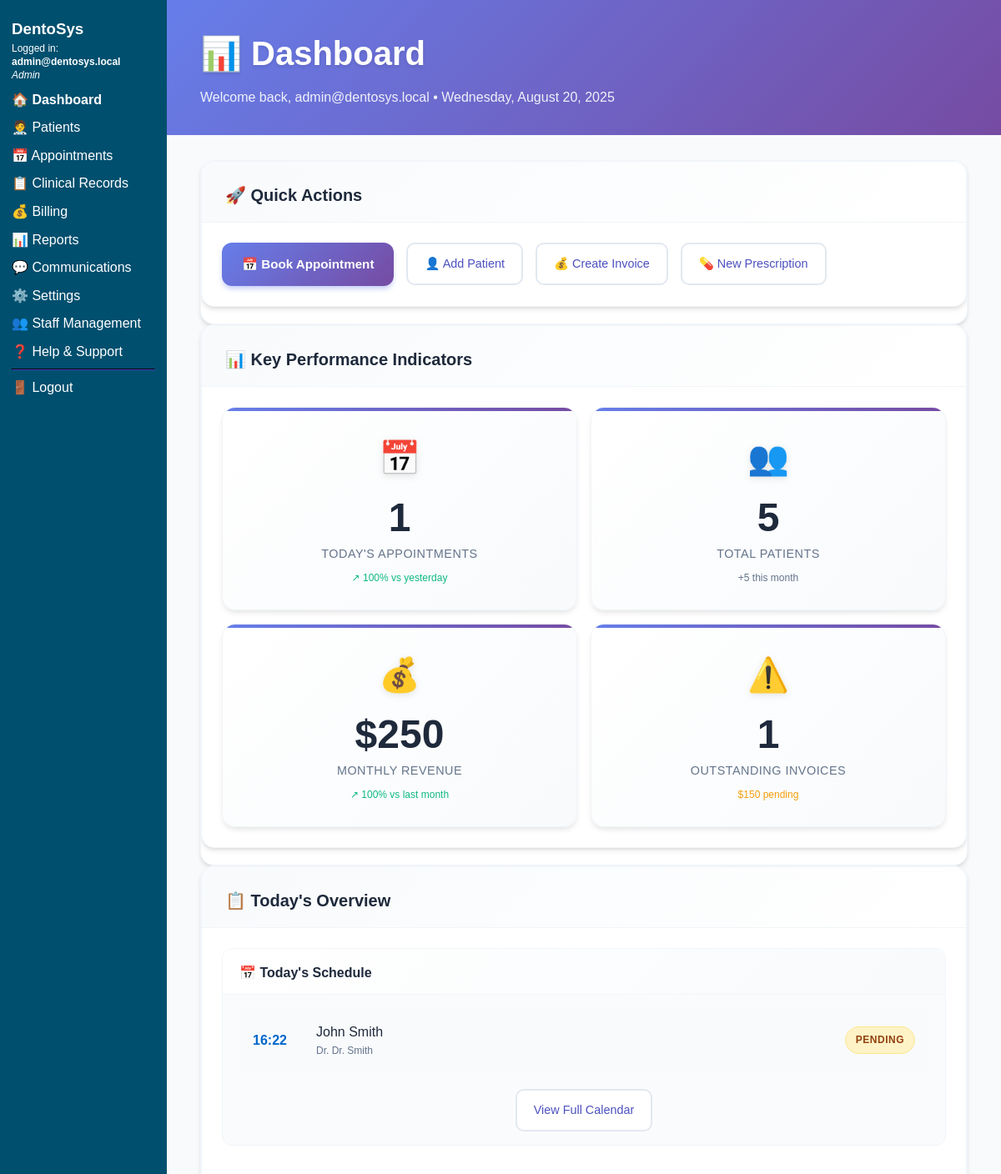
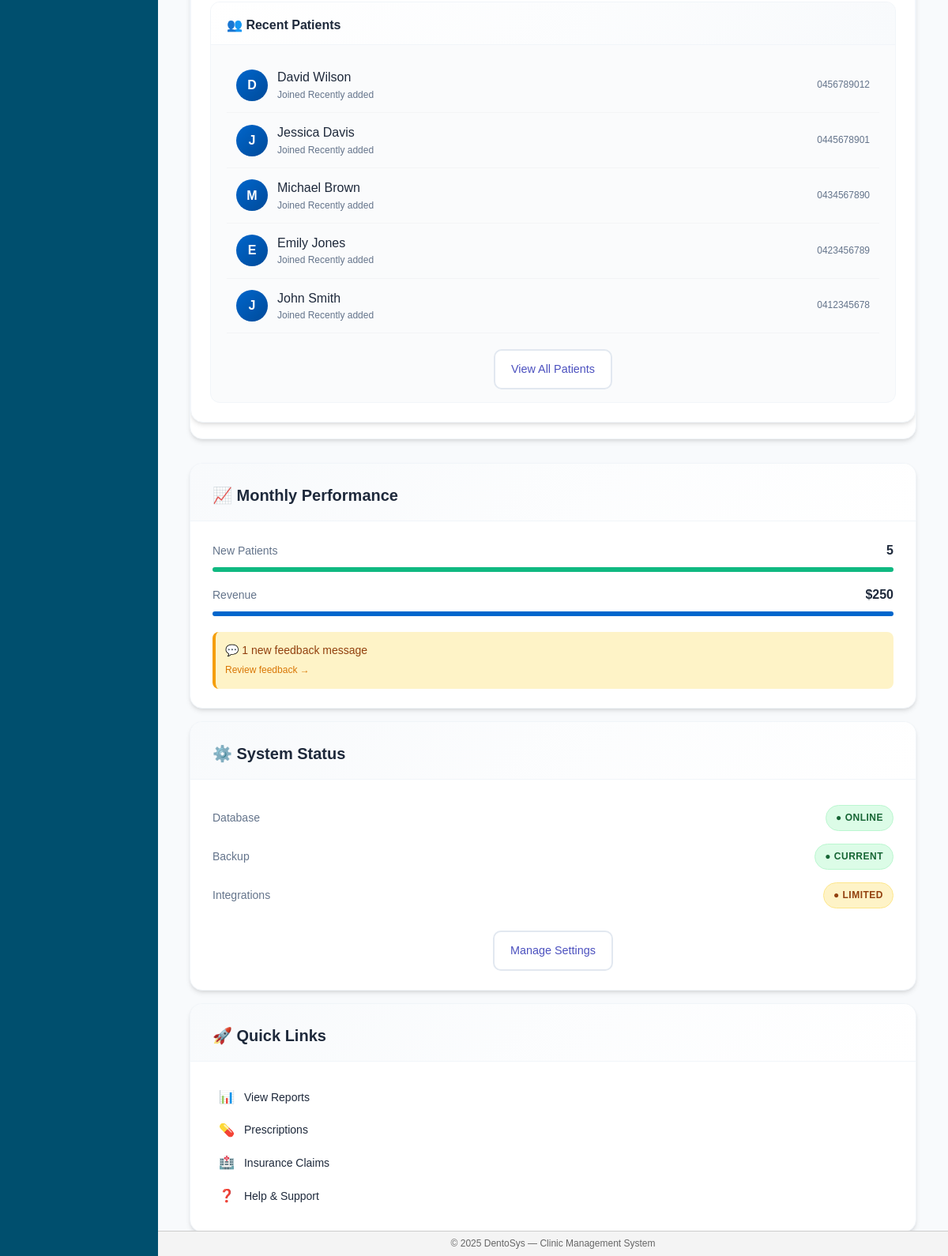
The page /pages/dashboard.php (signed in) on the database its author committed (2 pictures, top to bottom).
### tables this page shows
CREATE TABLE `UserTbl` (
  `user_id` int(11) NOT NULL AUTO_INCREMENT,
  `email` varchar(100) NOT NULL,
  `password_hash` varchar(255) NOT NULL,
  `role_id` int(11) NOT NULL,
  `is_active` tinyint(1) DEFAULT 1,
  `created_at` timestamp NULL DEFAULT current_timestamp(),
  PRIMARY KEY (`user_id`),
  UNIQUE KEY `email` (`email`),
  KEY `role_id` (`role_id`),
  CONSTRAINT `UserTbl_ibfk_1` FOREIGN KEY (`role_id`) REFERENCES `Role` (`role_id`)
);

CREATE TABLE `Role` (
  `role_id` int(11) NOT NULL,
  `role_name` varchar(50) NOT NULL,
  PRIMARY KEY (`role_id`),
  UNIQUE KEY `role_name` (`role_name`)
);

CREATE TABLE `Appointment` (
  `appointment_id` int(11) NOT NULL AUTO_INCREMENT,
  `patient_id` int(11) NOT NULL,
  `dentist_id` int(11) NOT NULL,
  `appointment_dt` datetime NOT NULL,
  `status` enum('Scheduled','Pending','Approved','Cancelled','Complete') DEFAULT 'Pending',
  `notes` text DEFAULT NULL,
  PRIMARY KEY (`appointment_id`),
  KEY `patient_id` (`patient_id`),
  KEY `dentist_id` (`dentist_id`),
  CONSTRAINT `Appointment_ibfk_1` FOREIGN KEY (`patient_id`) REFERENCES `Patient` (`patient_id`),
  CONSTRAINT `Appointment_ibfk_2` FOREIGN KEY (`dentist_id`) REFERENCES `Dentist` (`dentist_id`)
);

CREATE TABLE `Patient` (
  `patient_id` int(11) NOT NULL AUTO_INCREMENT,
  `first_name` varchar(50) NOT NULL,
  `last_name` varchar(50) NOT NULL,
  `dob` date DEFAULT NULL,
  `email` varchar(100) DEFAULT NULL,
  `phone` varchar(20) DEFAULT NULL,
  `address` text DEFAULT NULL,
  `created_at` timestamp NULL DEFAULT current_timestamp(),
  PRIMARY KEY (`patient_id`)
);

### pages/dashboard.php (the view, shortened to what the rows shown need)
<?php
require_once BASE_PATH . '/includes/functions.php';
$today = date('Y-m-d');
$nextAppts = $conn->query(
    "SELECT DATE_FORMAT(a.appointment_dt,'%H:%i') AS atime,
            CONCAT(p.first_name,' ',p.last_name) AS patient,
            a.status,
            'Dr. Smith' as dentist_name
     FROM appointment a
     JOIN patient p ON p.patient_id = a.patient_id
     LEFT JOIN dentist d ON d.dentist_id = a.dentist_id
     WHERE DATE(a.appointment_dt) = '$today'
     ORDER BY a.appointment_dt
     LIMIT 5"
);
$recentPatients = $conn->query(
    "SELECT CONCAT(first_name,' ',last_name) AS name,
            'Recently added' AS joined_date,
            phone
     FROM patient
     ORDER BY patient_id DESC
     LIMIT 5"
);
include BASE_PATH . '/templates/header.php';
include BASE_PATH . '/templates/sidebar.php';
?>
<main class="main-content-enhanced">
    <div class="content-header">
        <h1>📊 Dashboard</h1>
    </div>
    <div class="content-body">
        <div class="dashboard-section">
            <div class="card-enhanced" style="margin-bottom: 20px;">
                <div class="card-body" style="padding: 24px;">
                    <div class="grid grid-cols-2 gap-4">
                        <div class="inner-card">
                            <div class="inner-card-body">
                                <?php if ($nextAppts->num_rows === 0): ?>
                                    <div style="text-align: center; padding: 40px 20px; color: #64748B;">
                                        <div style="font-size: 48px; margin-bottom: 16px;">🗓️</div>
                                        <p>No appointments scheduled for today</p>
                                        <a href="/dentosys/pages/appointments/book.php" class="btn-primary-enhanced" style="margin-top: 16px;">
                                            Book First Appointment
                                        </a>
                                    </div>
                                <?php else: ?>
                                    <div style="space-y: 16px;">
                                        <?php while ($appt = $nextAppts->fetch_assoc()): ?>
                                            <div style="display: flex; align-items: center; padding: 16px; background: #F8FAFC; border-radius: 8px; margin-bottom: 12px;">
                                                <div style="font-weight: 600; color: #0066CC; margin-right: 16px; min-width: 60px;">
                                                    <?= $appt['atime']; ?>
                                                </div>
                                                <div style="flex: 1;">
                                                    <div style="font-weight: 500; color: #1E293B;">
                                                        <?= htmlspecialchars($appt['patient']); ?>
                                                    </div>
                                                    <?php if ($appt['dentist_name']): ?>
                                                        <div style="font-size: 12px; color: #64748B;">
                                                            Dr. <?= htmlspecialchars($appt['dentist_name']); ?>
                                                        </div>
                                                    <?php endif; ?>
                                                </div>
                                                <span class="badge-enhanced badge-<?= $appt['status'] === 'Approved' ? 'success' : 'warning'; ?>-enhanced">
                                                    <?= $appt['status']; ?>
                                                </span>
                                            </div>
                                        <?php endwhile; ?>
                                    </div>
                                <?php endif; ?>
                            </div>
                        </div>
                        <div class="inner-card">
                            <div class="inner-card-body">
                                <?php if ($recentPatients->num_rows === 0): ?>
                                    <div style="text-align: center; padding: 40px 20px; color: #64748B;">
                                        <div style="font-size: 48px; margin-bottom: 16px;">👤</div>
                                        <p>No patients registered yet</p>
                                        <a href="/dentosys/pages/patients/add.php" class="btn-primary-enhanced" style="margin-top: 16px;">
                                            Add First Patient
                                        </a>
                                    </div>
                                <?php else: ?>
                                    <div style="space-y: 12px;">
                                        <?php while ($patient = $recentPatients->fetch_assoc()): ?>
                                            <div style="display: flex; align-items: center; padding: 12px; border-bottom: 1px solid #F3F4F6;">
                                                <div style="width: 40px; height: 40px; background: linear-gradient(135deg, #0066CC, #004A99); border-radius: 50%; display: flex; align-items: center; justify-content: center; color: white; font-weight: 600; margin-right: 12px;">
                                                    <?= strtoupper(substr($patient['name'], 0, 1)); ?>
                                                </div>
                                                <div style="flex: 1;">
                                                    <div style="font-weight: 500; color: #1E293B;">
                                                        <?= htmlspecialchars($patient['name']); ?>
                                                    </div>
                                                    <div style="font-size: 12px; color: #64748B;">
                                                        Joined <?= $patient['joined_date']; ?>
                                                    </div>
                                                </div>
                                                <div style="font-size: 12px; color: #64748B;">
                                                    <?= htmlspecialchars($patient['phone']); ?>
                                                </div>
                                            </div>
                                        <?php endwhile; ?>
                                    </div>
                                <?php endif; ?>
                            </div>
                        </div>
                    </div>
                </div>
            </div>
        </div>
    </div>
</main>
<?php include BASE_PATH . '/templates/footer.php'; ?>

### templates/sidebar.php (shortened to what the rows shown need)
<?php
$userEmail = $roleName = '';
if (!empty($_SESSION['user_id'])) {
    $uid = (int)$_SESSION['user_id'];
    $qry = $conn->query(
        "SELECT u.email, r.role_name, r.role_id
         FROM UserTbl u
         JOIN Role   r ON r.role_id = u.role_id
         WHERE u.user_id = $uid LIMIT 1"
    );
    if ($row = $qry->fetch_assoc()) {
        $userEmail = $row['email'];
        $roleName  = $row['role_name'];
    }
}
?>
<aside class="sidebar">
  <p style="font-size:12px;line-height:1.35em;">
    Logged&nbsp;in:<br>
    <strong><?= htmlspecialchars($userEmail); ?></strong><br>
    <em><?= htmlspecialchars($roleName); ?></em>
  </p>
</aside>

### rows shown on the page
usertbl: email "admin@dentosys.local", role.role_name "Admin"
appointment: atime "16:22", patient "John Smith", dentist_name "Dr. Smith", status "PENDING"
patient: name "D", name "David Wilson", joined_date "Recently added", phone "0456789012"
patient: name "J", name "Jessica Davis", joined_date "Recently added", phone "0445678901"
patient: name "M", name "Michael Brown", joined_date "Recently added", phone "0434567890"
patient: name "E", name "Emily Jones", joined_date "Recently added", phone "0423456789"
patient: name "J", name "John Smith", joined_date "Recently added", phone "0412345678"

### other values the page prints
get_user_display_name() "admin@dentosys.local"
$apptsToday "1"
abs($apptGrowth) "100"
$totalPatients "5"
$newPatientsMonth "5"
$monthlyRevenue "250"
abs($revenueGrowth) "100"
$outstanding['cnt'] "1"
$outstanding['amt'] "150"
$feedbackNew "1"
